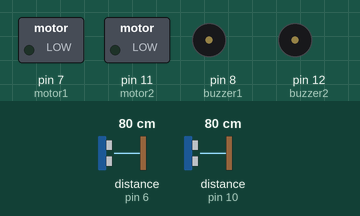
The sketch below on a simulated Arduino Uno, built with avr-gcc and run on an emulated ATmega328P. On the bench: switched loads named in the sketch (green lamp = pin HIGH), buzzer (waves = sounding, pin HIGH). Wiring (inferred from the names in the program): 2 × ultrasonic range finder: trigger pin 5, echo pin 6 / trigger pin 9, echo pin 10. The test bench sets the inputs (shaded band); at power-on: distance to the obstacle (sensors on pin 6, pin 10) 80 cm. The echo pulse lasts 58.3 µs per cm; pins used as bus, display or sensor lines are not drawn.

Above: at 1.2 s.
1.3 s: distance to the obstacle (sensor on pin 6) set to 74 cm
2.8 s: distance to the obstacle (sensor on pin 6) set to 68 cm
At 4.0 s:
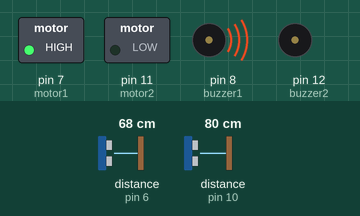
4.3 s: distance to the obstacle (sensor on pin 10) set to 75 cm
5.8 s: distance to the obstacle (sensor on pin 10) set to 67 cm
At 6.3 s:
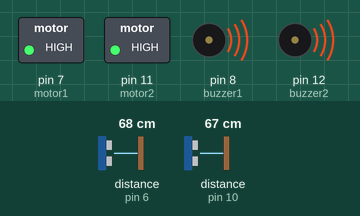
7.3 s: distance to the obstacle (sensor on pin 6) set to 120 cm
At 8.7 s:
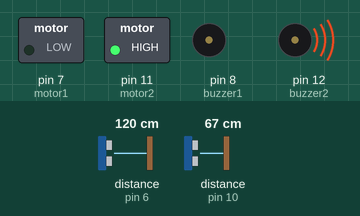
Timing chart, 0 to 10.3 s (numbered marks = the images above; inputs shaded):
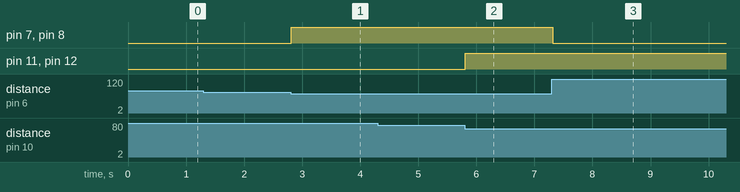

The sketch:

specializedglasses.ino
```cpp
#define trigPin1 5
#define echoPin1 6
#define motor1 7
#define buzzer1 8
#define trigPin2 9
#define echoPin2 10
#define motor2 11
#define buzzer2 12

long duration, distance, UltraSensor1, UltraSensor2;
char data;
String SerialData = "";
void setup()
{
    Serial.begin(9600);
    pinMode(trigPin1, OUTPUT);
    pinMode(echoPin1, INPUT);
    pinMode(motor1, OUTPUT);
    pinMode(buzzer1, OUTPUT);
    pinMode(trigPin2, OUTPUT);
    pinMode(echoPin2, INPUT);
    pinMode(motor2, OUTPUT);
    pinMode(buzzer2, OUTPUT);
    digitalWrite(motor1, LOW);
    digitalWrite(motor2, LOW);
    digitalWrite(buzzer1, LOW);
    digitalWrite(buzzer2, LOW);
}
void loop()
{
    SonarSensor(trigPin1, echoPin1);

    UltraSensor1 = distance;
    SonarSensor(trigPin2, echoPin2);
    UltraSensor2 = distance;
    while (Serial.available())
    {
        delay(10);
        data = Serial.read();
        SerialData += data;
    }
    if (SerialData == "display distance")
    {
        Serial.print("distance measured by the first sensor: ");
        Serial.print(UltraSensor1);
        Serial.println(" cm");
        Serial.print("distance measured by the second sensor: ");
        Serial.print(UltraSensor2);
        Serial.println(" cm");
        Serial.println("---------------------------------------------------------------------------------------------------------");
    }
    SerialData = "";
    if (UltraSensor1 <= 70)
    {
        digitalWrite(buzzer1, HIGH);
        digitalWrite(motor1, HIGH);
    }
    else
    {
        digitalWrite(buzzer1, LOW);
        digitalWrite(motor1, LOW);
    }
    if (UltraSensor2 <= 70)
    {
        digitalWrite(buzzer2, HIGH);
        digitalWrite(motor2, HIGH);
    }
    else
    {
        digitalWrite(buzzer2, LOW);
        digitalWrite(motor2, LOW);
    }
}
void SonarSensor(int trigPinSensor, int echoPinSensor)
{
    digitalWrite(trigPinSensor, LOW);
    delayMicroseconds(2);
    digitalWrite(trigPinSensor, HIGH);
    delayMicroseconds(10);
    digitalWrite(trigPinSensor, LOW);
    duration = pulseIn(echoPinSensor, HIGH);
    distance = (duration / 2) / 29.1;
}
```

Measured:
- the behaviour switches between 72 and 71 cm on distance to the obstacle (sensor on pin 6) (found by bisection; images 0 and 1)
- the behaviour switches between 72 and 71 cm on distance to the obstacle (sensor on pin 10) (found by bisection; images 1 and 2)
- after the input at 1.3 s, every drawn part: stays the same
- after the input at 2.8 s, pin 7 (motor1), pin 8 (buzzer1): LOW → HIGH at once
- after the input at 4.3 s, every drawn part: stays the same
- after the input at 5.8 s, pin 11 (motor2), pin 12 (buzzer2): LOW → HIGH at once
- after the input at 7.3 s, pin 7 (motor1), pin 8 (buzzer1): HIGH → LOW at once
